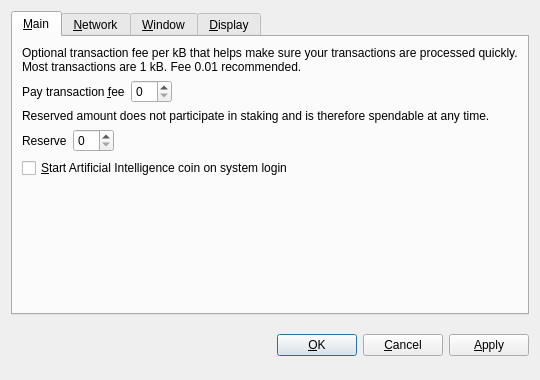
<?xml version="1.0" encoding="UTF-8"?>
<ui version="4.0">
 <class>OptionsDialog</class>
 <widget class="QDialog" name="OptionsDialog">
  <property name="geometry">
   <rect>
    <x>0</x>
    <y>0</y>
    <width>540</width>
    <height>380</height>
   </rect>
  </property>
  <property name="windowTitle">
   <string>Options</string>
  </property>
  <property name="modal">
   <bool>true</bool>
  </property>
  <layout class="QVBoxLayout" name="verticalLayout">
   <item>
    <widget class="QTabWidget" name="tabWidget">
     <property name="tabPosition">
      <enum>QTabWidget::North</enum>
     </property>
     <property name="currentIndex">
      <number>0</number>
     </property>
     <widget class="QWidget" name="tabMain">
      <attribute name="title">
       <string>&amp;Main</string>
      </attribute>
      <layout class="QVBoxLayout" name="verticalLayout_Main">
       <item>
        <widget class="QLabel" name="transactionFeeInfoLabel">
         <property name="text">
          <string>Optional transaction fee per kB that helps make sure your transactions are processed quickly. Most transactions are 1 kB. Fee 0.01 recommended.</string>
         </property>
         <property name="textFormat">
          <enum>Qt::PlainText</enum>
         </property>
         <property name="wordWrap">
          <bool>true</bool>
         </property>
        </widget>
       </item>
       <item>
        <layout class="QHBoxLayout" name="horizontalLayoutFee">
         <item>
          <widget class="QLabel" name="transactionFeeLabel">
           <property name="text">
            <string>Pay transaction &amp;fee</string>
           </property>
           <property name="textFormat">
            <enum>Qt::PlainText</enum>
           </property>
           <property name="buddy">
            <cstring>transactionFee</cstring>
           </property>
          </widget>
         </item>
         <item>
          <widget class="BitcoinAmountField" name="transactionFee"/>
         </item>
         <item>
          <spacer name="horizontalSpacerFee">
           <property name="orientation">
            <enum>Qt::Horizontal</enum>
           </property>
           <property name="sizeHint" stdset="0">
            <size>
             <width>40</width>
             <height>20</height>
            </size>
           </property>
          </spacer>
         </item>
        </layout>
       </item>
       <item>
        <widget class="QLabel" name="reserveBalanceInfoLabel">
         <property name="text">
          <string>Reserved amount does not participate in staking and is therefore spendable at any time.</string>
         </property>
         <property name="textFormat">
          <enum>Qt::PlainText</enum>
         </property>
         <property name="wordWrap">
          <bool>true</bool>
         </property>
        </widget>
       </item>
       <item>
        <layout class="QHBoxLayout" name="horizontalLayoutReserveBalance">
         <item>
          <widget class="QLabel" name="reserveBalanceLabel">
           <property name="text">
            <string>Reserve</string>
           </property>
           <property name="textFormat">
            <enum>Qt::PlainText</enum>
           </property>
           <property name="buddy">
            <cstring>reserveBalance</cstring>
           </property>
          </widget>
         </item>
         <item>
          <widget class="BitcoinAmountField" name="reserveBalance"/>
         </item>
         <item>
          <spacer name="horizontalSpacerReserveBalance">
           <property name="orientation">
            <enum>Qt::Horizontal</enum>
           </property>
           <property name="sizeHint" stdset="0">
            <size>
             <width>40</width>
             <height>20</height>
            </size>
           </property>
          </spacer>
         </item>
        </layout>
       </item>
       <item>
        <widget class="QCheckBox" name="bitcoinAtStartup">
         <property name="toolTip">
          <string>Automatically start Artificial Intelligence coin after logging in to the system.</string>
         </property>
         <property name="text">
          <string>&amp;Start Artificial Intelligence coin on system login</string>
         </property>
        </widget>
       </item>
       <item>
        <spacer name="verticalSpacer_Main">
         <property name="orientation">
          <enum>Qt::Vertical</enum>
         </property>
         <property name="sizeHint" stdset="0">
          <size>
           <width>20</width>
           <height>40</height>
          </size>
         </property>
        </spacer>
       </item>
      </layout>
     </widget>
     <widget class="QWidget" name="tabNetwork">
      <attribute name="title">
       <string>&amp;Network</string>
      </attribute>
      <layout class="QVBoxLayout" name="verticalLayout_Network">
       <item>
        <widget class="QCheckBox" name="mapPortUpnp">
         <property name="toolTip">
          <string>Automatically open the Artificial Intelligence coin client port on the router. This only works when your router supports UPnP and it is enabled.</string>
         </property>
         <property name="text">
          <string>Map port using &amp;UPnP</string>
         </property>
        </widget>
       </item>
       <item>
        <widget class="QCheckBox" name="connectSocks">
         <property name="toolTip">
          <string>Connect to the Artificial Intelligence coin network through a SOCKS proxy (e.g. when connecting through Tor).</string>
         </property>
         <property name="text">
          <string>&amp;Connect through SOCKS proxy:</string>
         </property>
        </widget>
       </item>
       <item>
        <layout class="QHBoxLayout" name="horizontalLayout_Network">
         <item>
          <widget class="QLabel" name="proxyIpLabel">
           <property name="text">
            <string>Proxy &amp;IP:</string>
           </property>
           <property name="textFormat">
            <enum>Qt::PlainText</enum>
           </property>
           <property name="buddy">
            <cstring>proxyIp</cstring>
           </property>
          </widget>
         </item>
         <item>
          <widget class="QValidatedLineEdit" name="proxyIp">
           <property name="maximumSize">
            <size>
             <width>140</width>
             <height>16777215</height>
            </size>
           </property>
           <property name="toolTip">
            <string>IP address of the proxy (e.g. 127.0.0.1)</string>
           </property>
          </widget>
         </item>
         <item>
          <widget class="QLabel" name="proxyPortLabel">
           <property name="text">
            <string>&amp;Port:</string>
           </property>
           <property name="textFormat">
            <enum>Qt::PlainText</enum>
           </property>
           <property name="buddy">
            <cstring>proxyPort</cstring>
           </property>
          </widget>
         </item>
         <item>
          <widget class="QLineEdit" name="proxyPort">
           <property name="maximumSize">
            <size>
             <width>55</width>
             <height>16777215</height>
            </size>
           </property>
           <property name="toolTip">
            <string>Port of the proxy (e.g. 9050)</string>
           </property>
          </widget>
         </item>
         <item>
          <widget class="QLabel" name="socksVersionLabel">
           <property name="text">
            <string>SOCKS &amp;Version:</string>
           </property>
           <property name="textFormat">
            <enum>Qt::PlainText</enum>
           </property>
           <property name="buddy">
            <cstring>socksVersion</cstring>
           </property>
          </widget>
         </item>
         <item>
          <widget class="QValueComboBox" name="socksVersion">
           <property name="toolTip">
            <string>SOCKS version of the proxy (e.g. 5)</string>
           </property>
          </widget>
         </item>
         <item>
          <spacer name="horizontalSpacer_Network">
           <property name="orientation">
            <enum>Qt::Horizontal</enum>
           </property>
           <property name="sizeHint" stdset="0">
            <size>
             <width>40</width>
             <height>20</height>
            </size>
           </property>
          </spacer>
         </item>
        </layout>
       </item>
       <item>
        <spacer name="verticalSpacer_Network">
         <property name="orientation">
          <enum>Qt::Vertical</enum>
         </property>
         <property name="sizeHint" stdset="0">
          <size>
           <width>20</width>
           <height>40</height>
          </size>
         </property>
        </spacer>
       </item>
      </layout>
     </widget>
     <widget class="QWidget" name="tabWindow">
      <attribute name="title">
       <string>&amp;Window</string>
      </attribute>
      <layout class="QVBoxLayout" name="verticalLayout_Window">
       <item>
        <widget class="QCheckBox" name="minimizeToTray">
         <property name="toolTip">
          <string>Show only a tray icon after minimizing the window.</string>
         </property>
         <property name="text">
          <string>&amp;Minimize to the tray instead of the taskbar</string>
         </property>
        </widget>
       </item>
       <item>
        <widget class="QCheckBox" name="minimizeOnClose">
         <property name="toolTip">
          <string>Minimize instead of exit the application when the window is closed. When this option is enabled, the application will be closed only after selecting Quit in the menu.</string>
         </property>
         <property name="text">
          <string>M&amp;inimize on close</string>
         </property>
        </widget>
       </item>
       <item>
        <spacer name="verticalSpacer_Window">
         <property name="orientation">
          <enum>Qt::Vertical</enum>
         </property>
         <property name="sizeHint" stdset="0">
          <size>
           <width>20</width>
           <height>40</height>
          </size>
         </property>
        </spacer>
       </item>
      </layout>
     </widget>
     <widget class="QWidget" name="tabDisplay">
      <attribute name="title">
       <string>&amp;Display</string>
      </attribute>
      <layout class="QVBoxLayout" name="verticalLayout_Display">
       <item>
        <layout class="QHBoxLayout" name="horizontalLayout_1_Display">
         <item>
          <widget class="QLabel" name="langLabel">
           <property name="text">
            <string>User Interface &amp;language:</string>
           </property>
           <property name="textFormat">
            <enum>Qt::PlainText</enum>
           </property>
           <property name="buddy">
            <cstring>lang</cstring>
           </property>
          </widget>
         </item>
         <item>
          <widget class="QValueComboBox" name="lang">
           <property name="toolTip">
            <string>The user interface language can be set here. This setting will take effect after restarting Artificial Intelligence coin.</string>
           </property>
          </widget>
         </item>
        </layout>
       </item>
       <item>
        <layout class="QHBoxLayout" name="horizontalLayout_2_Display">
         <item>
          <widget class="QLabel" name="unitLabel">
           <property name="text">
            <string>&amp;Unit to show amounts in:</string>
           </property>
           <property name="textFormat">
            <enum>Qt::PlainText</enum>
           </property>
           <property name="buddy">
            <cstring>unit</cstring>
           </property>
          </widget>
         </item>
         <item>
          <widget class="QValueComboBox" name="unit">
           <property name="toolTip">
            <string>Choose the default subdivision unit to show in the interface and when sending coins.</string>
           </property>
          </widget>
         </item>
        </layout>
       </item>
       <item>
        <widget class="QCheckBox" name="displayAddresses">
         <property name="toolTip">
          <string>Whether to show Artificial Intelligence coin addresses in the transaction list or not.</string>
         </property>
         <property name="text">
          <string>&amp;Display addresses in transaction list</string>
         </property>
        </widget>
       </item>
       <item>
        <widget class="QCheckBox" name="coinControlFeatures">
         <property name="toolTip">
          <string>Whether to show coin control features or not.</string>
         </property>
         <property name="text">
          <string>Display coin &amp;control features (experts only!)</string>
         </property>
        </widget>
       </item>
       <item>
        <spacer name="verticalSpacer_Display">
         <property name="orientation">
          <enum>Qt::Vertical</enum>
         </property>
         <property name="sizeHint" stdset="0">
          <size>
           <width>20</width>
           <height>40</height>
          </size>
         </property>
        </spacer>
       </item>
      </layout>
     </widget>
    </widget>
   </item>
   <item>
    <layout class="QHBoxLayout" name="horizontalLayout_Buttons">
     <item>
      <spacer name="horizontalSpacer_1">
       <property name="orientation">
        <enum>Qt::Horizontal</enum>
       </property>
       <property name="sizeHint" stdset="0">
        <size>
         <width>40</width>
         <height>48</height>
        </size>
       </property>
      </spacer>
     </item>
     <item>
      <widget class="QLabel" name="statusLabel">
       <property name="font">
        <font>
         <weight>75</weight>
         <bold>true</bold>
        </font>
       </property>
       <property name="text">
        <string/>
       </property>
       <property name="textFormat">
        <enum>Qt::PlainText</enum>
       </property>
       <property name="wordWrap">
        <bool>true</bool>
       </property>
      </widget>
     </item>
     <item>
      <spacer name="horizontalSpacer_2">
       <property name="orientation">
        <enum>Qt::Horizontal</enum>
       </property>
       <property name="sizeHint" stdset="0">
        <size>
         <width>40</width>
         <height>48</height>
        </size>
       </property>
      </spacer>
     </item>
     <item>
      <widget class="QPushButton" name="okButton">
       <property name="text">
        <string>&amp;OK</string>
       </property>
      </widget>
     </item>
     <item>
      <widget class="QPushButton" name="cancelButton">
       <property name="text">
        <string>&amp;Cancel</string>
       </property>
       <property name="autoDefault">
        <bool>false</bool>
       </property>
      </widget>
     </item>
     <item>
      <widget class="QPushButton" name="applyButton">
       <property name="text">
        <string>&amp;Apply</string>
       </property>
       <property name="autoDefault">
        <bool>false</bool>
       </property>
      </widget>
     </item>
    </layout>
   </item>
  </layout>
 </widget>
 <customwidgets>
  <customwidget>
   <class>BitcoinAmountField</class>
   <extends>QSpinBox</extends>
   <header>bitcoinamountfield.h</header>
  </customwidget>
  <customwidget>
   <class>QValueComboBox</class>
   <extends>QComboBox</extends>
   <header>qvaluecombobox.h</header>
  </customwidget>
  <customwidget>
   <class>QValidatedLineEdit</class>
   <extends>QLineEdit</extends>
   <header>qvalidatedlineedit.h</header>
  </customwidget>
 </customwidgets>
 <resources/>
 <connections/>
</ui>
